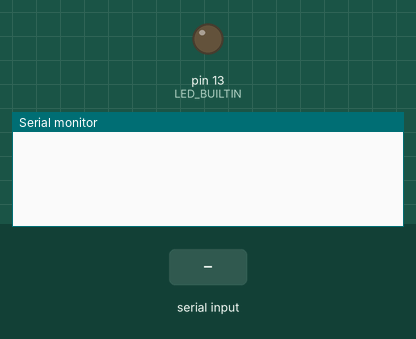
Recording of a sketch running on a simulated Arduino Mega 2560, built with avr-gcc and run on an emulated ATmega2560. Parts: output pins drawn as LEDs (lit = HIGH), the last lines printed to the serial monitor. Inputs (shaded band) come from the test bench. The modem accepts every AT command (registered, SIM ready, sends succeed) and sends nothing else.

Above: at 1.2 s.
1.3 s: "RING\n" received over the second serial link
At 2.1 s:
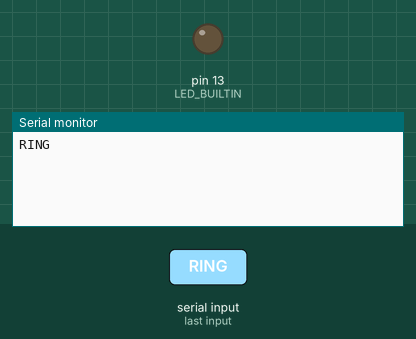
2.8 s: "1\n" received over the second serial link
At 3.1 s:
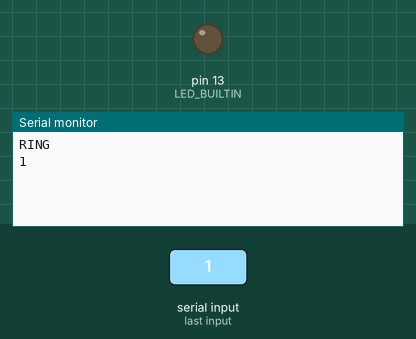

Measured:
- after the input at 1.3 s, the serial monitor: prints a new line at once (image 1)
- after the input at 2.8 s, the serial monitor: prints a new line at once (image 2)

The sketch:

Parseo_Llamadas.ino
```cpp
bool ledStatus = false;
char currentLine[500] = "";     //Guarda la ultima linea recibida en el SIM800
int currentLineIndex = 0;
bool nextLineIsMessage = false; //Pasa a ser true cuando detecta una llamada entrante

void setup() {
  Serial.begin(9600);
  Serial1.begin(9600);
  pinMode(LED_BUILTIN, OUTPUT);
  digitalWrite(LED_BUILTIN, ledStatus);
}

void loop() {
  //Enciende o apaga el LED
  digitalWrite(LED_BUILTIN, ledStatus);
  parseo();
}

void parseo() {
  while (Serial1.available()) {
    char lastCharRead = Serial1.read();
    //Lee cada caracter recibido hasta encontrar un intro y retorno de carro
    if (lastCharRead == '\r' || lastCharRead == '\n') {
      String lastLine = String(currentLine);

      if (lastLine.startsWith("RING")) {
        Serial.println(lastLine);
        nextLineIsMessage = true;

      }
      else if (lastLine.length() > 0) {

        if (nextLineIsMessage) {
          Serial.println(lastLine);

          //Detecta si la llamada proviene del numero correcto
          if (lastLine.indexOf("+CLIP: \"676124XXX\"") >= 0) {
            ledStatus = 1;
            Serial1.write("ATA\r\n");                       //Descuelga la llamada
            delay(2000);
            Serial1.write("ATH\r\n");                       //finaliza la llamada
          }
          else {
            ledStatus = 0;
            Serial1.write("ATH\r\n");                       //finaliza la llamada
          }

          nextLineIsMessage = false;
        }

      }
      //Borra el array para habilitar la lectura de una nueva linea
      for ( int i = 0; i < sizeof(currentLine);  ++i ) {
        currentLine[i] = (char)0;
      }
      currentLineIndex = 0;
    }
    else {
      currentLine[currentLineIndex++] = lastCharRead;
    }
  }
}
```
